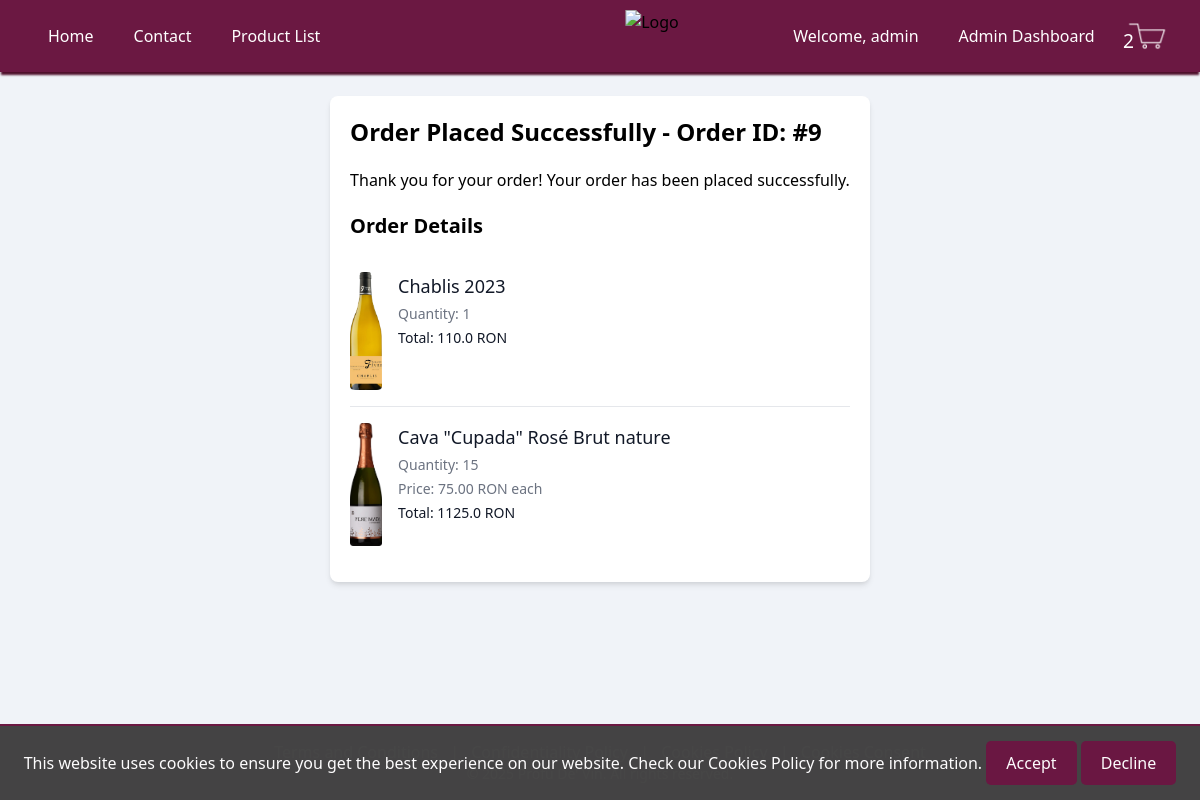
/order_success/ (signed in), run on an earlier commit of the app's database.
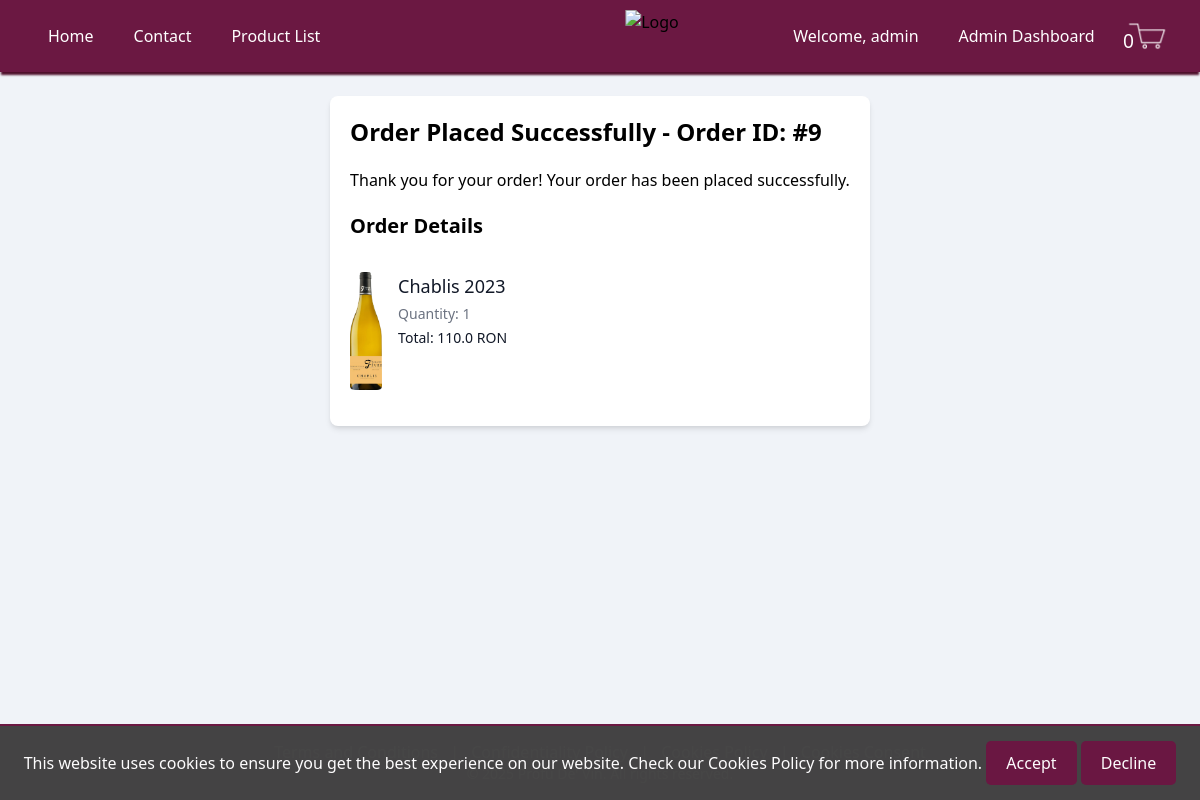
And on a later commit of the database.
### my_app/models.py (models this page shows, shortened)
class OrderItem(models.Model):
    order = models.ForeignKey(Order, related_name='items', on_delete=models.CASCADE)
    wine = models.ForeignKey(Wines, null=True, blank=True, on_delete=models.CASCADE)
    spirit = models.ForeignKey(Spirits, null=True, blank=True, on_delete=models.CASCADE)
    quantity = models.PositiveIntegerField()
    price = models.DecimalField(max_digits=6, decimal_places=2)
    name = models.CharField(max_length=100, null=True, blank=True)
    type = models.CharField(max_length=100, null=True, blank=True)
    year = models.IntegerField(null=True, blank=True)
    grapes = models.CharField(max_length=100, null=True, blank=True)
    country = models.CharField(max_length=100, null=True, blank=True)
    region = models.CharField(max_length=100, null=True, blank=True)
    alcohol_level = models.IntegerField(null=True, blank=True)
    style = models.CharField(max_length=100, null=True, blank=True)

class Wines(models.Model):
    Name = models.CharField(max_length=100)
    Type = models.CharField(max_length=100)
    Year = models.IntegerField(default=None, null=True)  # Changed to allow NULL or default value
    Grapes = models.CharField(max_length=100, null=True)  # Changed to allow NULL
    Country = models.CharField(max_length=100)
    Region = models.CharField(max_length=100, null=True)  # Changed to allow NULL
    Price = models.DecimalField(max_digits=6, decimal_places=2, null=True)
    Description = models.TextField()
    Qty = models.IntegerField(null=True)  # Kept as is, can be set to default if needed
    ID = models.AutoField(primary_key=True, editable=False)
    image = models.ImageField(upload_to='wines/', null=True, blank=True)

### my_app/views.py (the view)
# urls.py: path('order_success/', views.order_success, name='order_success'),
@login_required
def order_success(request):
    order = Order.objects.filter(user=request.user).latest('created_at')
    return render(request, 'my_app/order_succes.html', {'order': order})

### my_app/context_processors.py (called while the page is built)
def cart_item_count(request):
    if request.user.is_authenticated:
        cart_items = CartItem.objects.filter(cart__user=request.user)
        return {'cart_item_count': cart_items.count()}
    return {'cart_item_count': 0}

### my_app/templatetags/custom_filters.py (called while the page is built)
@register.filter
def multiply(value, arg):
    try:
        return float(value) * float(arg)
    except (ValueError, TypeError):
        return ''

### templates/my_app/order_succes.html (shortened to what this page needs)
<!DOCTYPE html>
<html lang="en">
<head>
    {% load static %}
    <link href="https://cdn.jsdelivr.net/npm/tailwindcss@2.2.19/dist/tailwind.min.css" rel="stylesheet">
    <link rel="stylesheet" href="{% static 'css/order_succes.css' %}">
</head>
<body>
    {% include 'my_app/header.html' %}
    {% load custom_filters %}
    <main>
    <div class="flex items-center justify-center" style="margin-top: 6rem">
        <div class="custom-container p-5 bg-white shadow-md rounded-lg">
            <h1 class="text-2xl font-bold mb-5">Order Placed Successfully - Order ID: #{{ order.id }} </h1>
            <p class="mb-5">Thank you for your order! Your order has been placed successfully.</p>
            <h2 class="text-xl font-semibold mb-4">Order Details</h2>
            <ul class="divide-y divide-gray-200">
                {% for item in order.items.all %}
                    <li class="py-4 flex">
                        <div class="flex-shrink-0">
                            {% if item.wine and item.wine.image %}
                                <img src="{{ item.wine.image.url }}" alt="{{ item.wine.Name }}" style="max-width: 2rem;">
                            {% elif item.spirit and item.spirit.image %}
                                <img src="{{ item.spirit.image.url }}" alt="{{ item.spirit.Name }}" class="h-20 w-20 rounded-md">
                            {% endif %}
                        </div>
                        <div class="ml-4 flex-1 flex flex-col justify-between">
                            <div>
                                <h3 class="text-lg font-medium text-gray-900">
                                    {% if item.wine %}
                                        {{ item.wine.Name }}
                                    {% else %}
                                        {{ item.spirit.Name }}
                                    {% endif %}
                                </h3>
                                <p class="mt-1 text-sm text-gray-500">Quantity: {{ item.quantity }}</p>
                                {% if item.quantity > 1 %}
                                    <p class="mt-1 text-sm text-gray-500">Price: {{ item.price|floatformat:2 }} RON each</p>
                                {% endif %}
                                <div class="mt-1 text-sm font-medium text-gray-900">
                                    Total: {{ item.price|floatformat:2|multiply:item.quantity }} RON
                                </div>
                            </div>
                        </div>
                    </li>
                {% endfor %}
            </ul>
        </div>
    </div>
    </main>
    {% include 'my_app/footer.html' %}
</body>
</html>

### templates/my_app/header.html (shortened to what this page needs)
{% load static %}
{% load custom_filters %}
    <header class="header">
        <div class="links">
            <nav class="flex items-center justify-between relative">
                <div class="hidden lg:flex lg:items-center lg:space-x-10 lg:-ml-20">
                    <a href="/home" title="" class="headerlinks"> Home </a>
                    <a href="/home/contact" title="" class="headerlinks"> Contact </a>
                    <a href="/home/product_list" title="" class="headerlinks"> Product List </a>
                </div>
                <div class="absolute left-1/2 transform -translate-x-1/2">
                    <a href="/home">
                        <img class="imageheadersize" src="{% static 'images/logo.png' %}" alt="Logo" />
                    </a>
                </div>
                <div class="hidden lg:flex lg:items-center lg:space-x-10 lg:-mr-20">
                    {% if user.is_authenticated %}
                    <a href="{% url 'profile_view' %}" title="" class="headerlinks">
                        <span class="headerlinks">Welcome, {{ user.username }}</span>
                        {% if user.is_superuser or user|has_group:"Product Population" %}
                            <a href="{% url 'admin_dashboard' %}" title="" class="headerlinks"> Admin Dashboard </a>
                        {% endif %}
                    </a>
                        <a href="{% url 'cart_view' %}" class="headerlinks cart-link">
                            <span class="cartlogo"><span class="cart-count">{{ cart_item_count }}</span></span>
                        </a>
                    {% else %}
                        <a href="{% url 'login' %}?next={{ request.path }}" title="" class="headerlinks"> Log in </a>
                        <a href="{% url 'signup' %}?next={{ request.path }}" title="" class="headerlinks"> Sign up </a>
                    {% endif %}
                </div>
            </nav>
        </div>
    </header>

What changed in the data, as far as the page shows it:
removed OrderItem: wine.image (picture), wine.Name "Cava \"Cupada\" Rosé Brut nature", quantity "15", price "75.00", price|multiply "1125.0"
Also different on the page:
{{ cart_item_count }}: "2" → "0"
